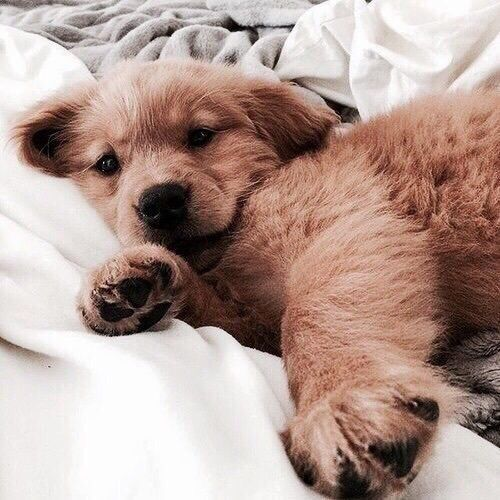
#> input picture Python Scripts/cutedog.jpg, 500 x 500 px
$ python txtEImg.py cutedog.jpg
#> lines starting #> are read from the running program, lines starting #| are printed output that depends on the picture
from PIL import Image, ImageDraw
import matplotlib.pyplot as plt
import matplotlib.image as mpimg
import numpy as np
import random
import sys

SEED = 50
SIZE = 500

def binArr(num, size):
    b = "{0:b}".format(num)
    if len(b) != size:
        tmp = '0' * (size - len(b))
        tmp += b
        b = tmp
    return b

def changeLastBit(num, bit, size):
    b = binArr(num, size)
    n = "".join([b[i] for i in range(len(b) - 1)])
    if bit == 0:
        n += '0'
    else:
        n += '1'
    return n

random.seed(SEED)

#msg = input("Enter message to encode: ")
msg = sys.argv[1]
im = Image.open("cutedog.jpg").resize((SIZE, SIZE)).convert('RGB')
#> im is the input picture: PIL image 500x500 RGB; mean R, G, B 180.6, 157.2, 148.9
a = np.asarray(im)

count = 0
msgNum = np.array([ord(c) for c in msg])

pixels = np.zeros(a.shape)

lenStartY = random.randint(0, SIZE - 14)
lenCoords = []
b = binArr(len(msg), 14)
j = 0
for i in range(lenStartY, lenStartY + 14):
    r = changeLastBit(a[SIZE - 1][i][0], int(b[j]), 8)
    pixels[SIZE - 1][i] = [int(r, 2), a[SIZE - 1][i][1], a[SIZE - 1][i][2]]
    lenCoords.append((SIZE - 1, i))
    j += 1
#> this loop made 14 passes
#> (n in changeLastBit, r) on passes 1 to 12: ('11110110', '11110110'), ('11110110', '11110110'), ('11110110', '11110110'), ('11110110', '11110110'), ('11111000', '11111000'), ('11111000', '11111000'), ('11111000', '11111000'), ('11110110', '11110110'), ('11110100', '11110100'), ('11110100', '11110100'), ('11110101', '11110101'), ('11110100', '11110100')
#> after the loop, j = 14; lenCoords = [(499, 254), (499, 255), (499, 256), (499, 257), (499, 258), (499, 259), (499, 260), (499, 261), (499, 262), (499, 263), (499, 264), (499, 265), (499, 266), (499, 267)]

allCoords = [(x, y) for x in range(SIZE - 1) for y in range(SIZE)]
charSlots = random.sample(allCoords, len(msgNum) * 7)

filledCoords = []
count = 0
for i in range(0, len(charSlots), 7):
    c = msg[count]
    b = binArr(ord(c), 7)
    j = 0
    for c in charSlots[i:i+7]:
        (x, y) = c
        r = changeLastBit(a[x][y][0], int(b[j]), 8)
        pixels[x][y] = [int(r, 2), a[x][y][1], a[x][y][2]]
        filledCoords.append(c)
        j += 1
    count += 1
#> this loop made 11 passes
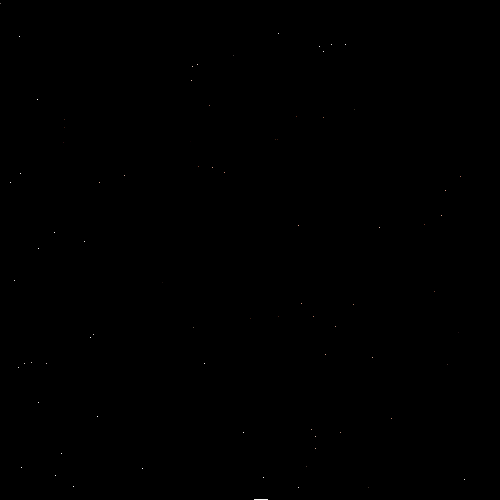
#> pixels: shape (500, 500, 3) float64; mean R, G, B 0.1, 0.1, 0.1
#> after the loop, count = 11; filledCoords = 77 pairs, first value 3 to 487, second value 0 to 464

for x in range(SIZE):
    for y in range(SIZE):
        if (x, y) not in filledCoords and (x, y) not in lenCoords:
            pixels[x][y] = [a[x][y][0], a[x][y][1], a[x][y][2]]

img = Image.fromarray(np.uint8(pixels))
#img.show()
img.save("encoded.png")

'''
    Show graphs for when the transparency is chosen between the following:
        - Average (sum(msgNum)/len(msgNum))
        - Random (min(msgNum) - max(msgNum))
        - Random (np.percentile(25, msgNum), np.percentile(75, msgNum))

'''

#plt.plot(pixels[:,:,0])
#plt.show()

$ run again, with Python Scripts/dog.jpg copied over Python Scripts/cutedog.jpg
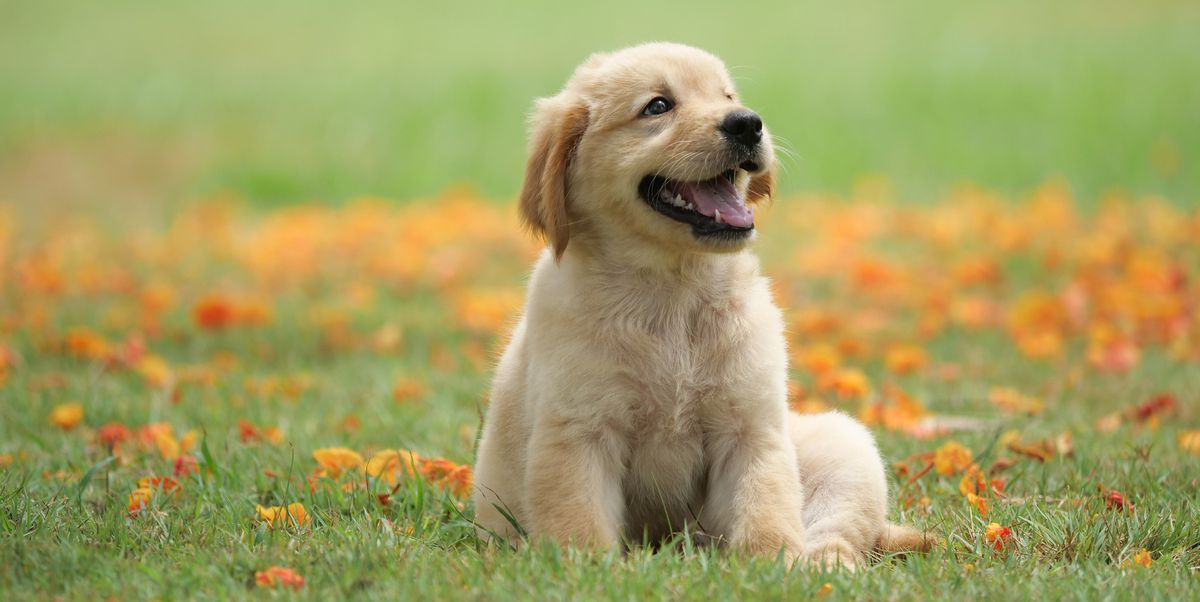
#> input picture Python Scripts/dog.jpg, 1200 x 602 px
#> `im = Image.open("cutedog.jpg").resize((SIZE, SIZE)).convert('RGB')`:
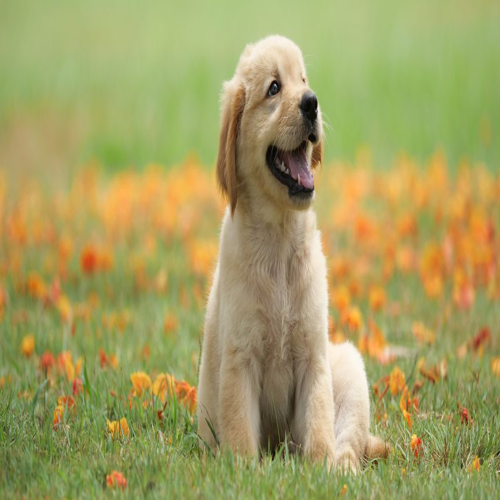
#> im: PIL image 500x500 RGB; mean R, G, B 163.9, 158.6, 97.6
#> the loop `for i in range(lenStartY, lenStartY + 14):` made 14 passes
#> (n in changeLastBit, r) on passes 1, 5, 6, 7, 8, 9, 10, 11: ('10001010', '10001010'), ('10000000', '10000000'), ('10000100', '10000100'), ('10000110', '10000110'), ('10000110', '10000110'), ('10010110', '10010110'), ('10100000', '10100000'), ('10011001', '10011001')
#> after the loop `for i in range(lenStartY, lenStartY + 14):`: j = 14; lenCoords = [(499, 254), (499, 255), (499, 256), (499, 257), (499, 258), (499, 259), (499, 260), (499, 261), (499, 262), (499, 263), (499, 264), (499, 265), (499, 266), (499, 267)]
#> the loop `for i in range(0, len(charSlots), 7):` made 11 passes
#> after the loop `for i in range(0, len(charSlots), 7):`: count = 11; filledCoords = 77 pairs, first value 3 to 487, second value 0 to 464
